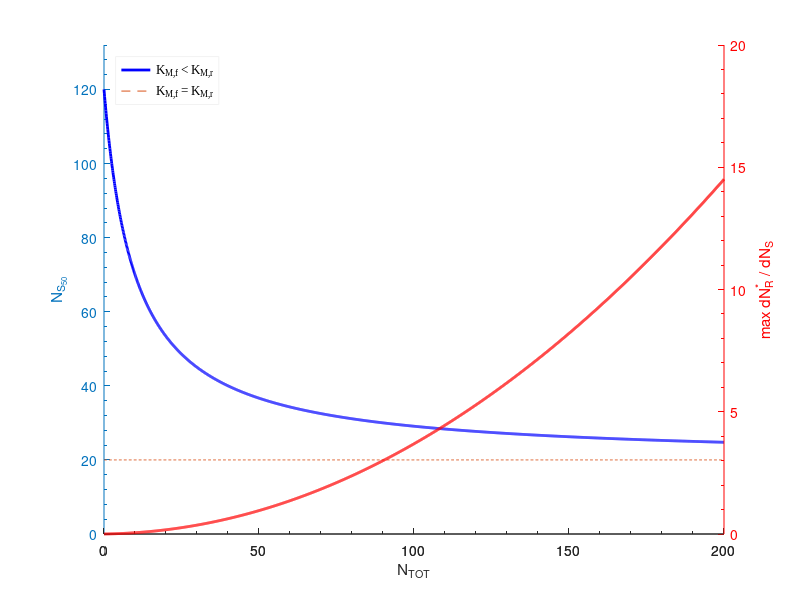

This chart was generated by the following MATLAB code:
%% Make S_50 and gslope vs T (N_TOT) graph

% Author: Alex Plakantonakis,   Copyright (c) 2019-2024.           License: GNU GPLv3

clear;

agents = 0:0.1:200;

k_f = 1;                             % basal forward rate constant
Km_f = 5;                              % MICROSCOPIC MM constant for forward rx
k_r = 0.05;                              % basal reverse rate constant
Km_r = 30;                               % MICROSCOPIC MM constant for reverse rx

% ** Renaming parameters for simplicity **
T = agents;
a = k_f;
b = Km_f;
c = k_r;
d = Km_r;

S_50 = ( c/a .* (T+2*b) ./ (T+2*d) ).^-1;
% dRdS = R*(b+T-R) / ( S*(b+T-2*R) + a/c *(d-T+2*R) );     % General derivative R'(S)
gslope = c/4/a .* T.* (T+2*b).^2 ./ ( b .* (T+2*d) + d .* (T+2*b) );

fig = figure('NumberTitle','off');                          hold on;
set(fig,'Position',[550 1 500 406]);                   
[ax, h1, h2] = plotyy(T,S_50,T,gslope);
set([h1 h2],'LineWidth',2);                       
set(h1,'Color','b','DisplayName','K_{M,f} < K_{M,r}');                          
set(h2,'Color','r');            set(ax(2),'YColor','r');  
xlabel('N_{TOT}');
ylabel(ax(1),'N_{S_{50}}');
ylabel(ax(2),'max dN_R^* / dN_S');
axis(ax(1),[0 T(end) 0 1.1*max(S_50)]);  
set(ax(1),'XMinorTick','on','YMinorTick','on','YTickMode','auto','Box','off');
set(ax(2),'YMinorTick','on','YTickMode','auto','Box','off');

p2 = plot(ax(1),T,a/c*ones(1,size(T,2)),'--','DisplayName','K_{M,f} = K_{M,r}');

leg = legend([h1 p2]);
set(leg,'FontName','Times New Roman','FontSize',9,...
    'EdgeColor',[0.95 0.95 0.95],'Location','NorthWest');


